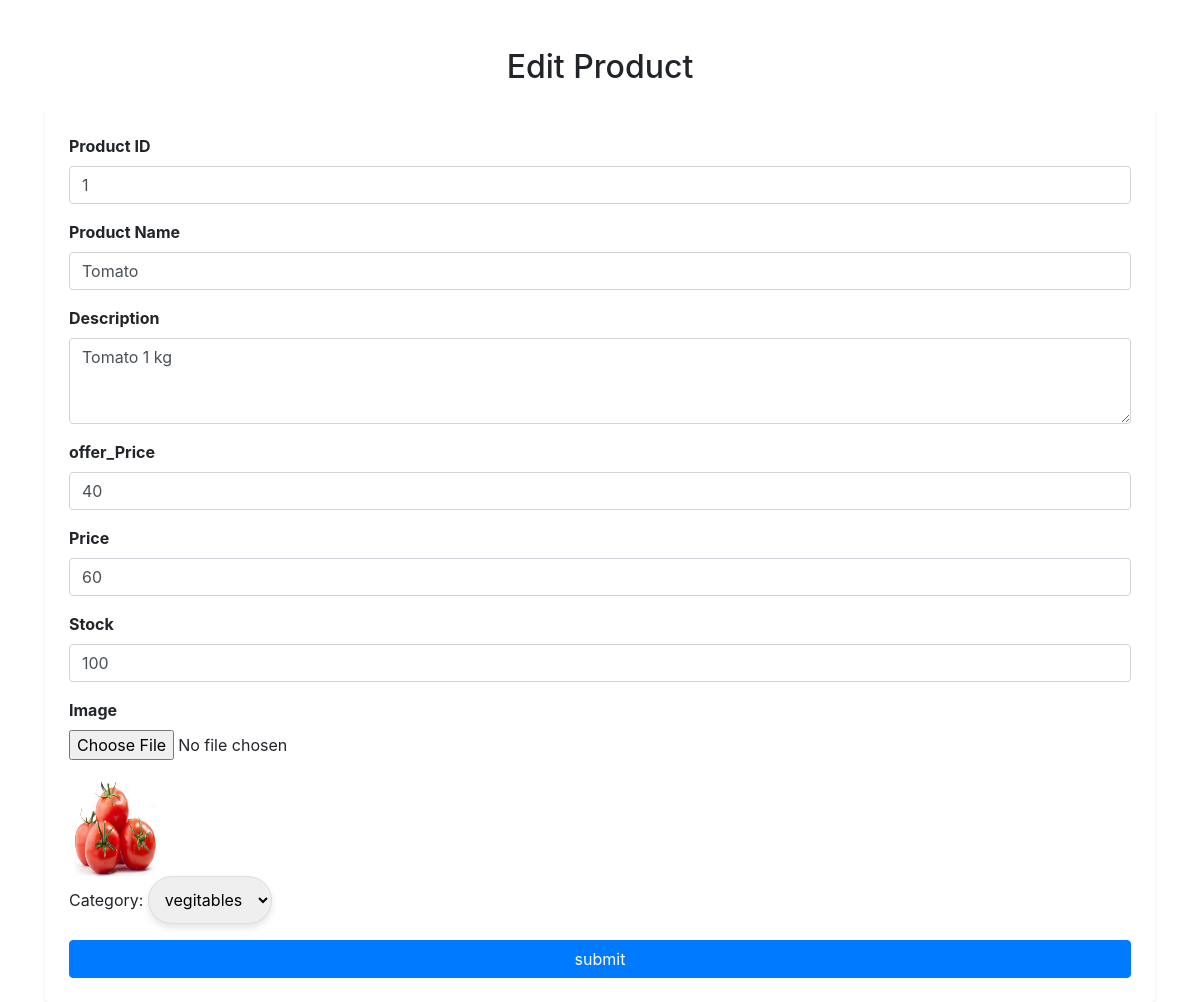
/editproduct/1, run on the app's committed database.
### gm_app/models.py (models this page shows, shortened)
class Product(models.Model):
    pid=models.TextField()
    name=models.TextField()
    dis=models.TextField()
    offer_price=models.IntegerField()
    price=models.IntegerField()
    stock=models.IntegerField()
    category=models.ForeignKey(Category,on_delete=models.CASCADE)
    img=models.FileField()

class Category(models.Model):
    Category_name=models.TextField()

### gm_app/views.py (the view)
# urls.py: path('editproduct/<pid>',views.editproduct),
def editproduct(req,pid) :
        if req.method=='POST':
            proid=req.POST['proid']
            name=req.POST['name']
            dis=req.POST['dis']
            offer_price=req.POST['offer_price']
            price=req.POST['price']
            stock=req.POST['stock']
            file=req.FILES.get('img')
            if file:
                Product.objects.filter(pk=pid).update(pid=proid,name=name,dis=dis,offer_price=offer_price,price=price,stock=stock)
                data=Product.objects.get(pk=pid)
                data.img=file
                data.save()
            else:
                Product.objects.filter(pk=pid).update(pid=proid,name=name,dis=dis,offer_price=offer_price,price=price,stock=stock)
            return redirect(shophome)
        else:
            data=Product.objects.get(pk=pid)
            cate=Category.objects.all()
            return render(req,'shop/edit.html',{'data':data,'cate':cate})

### templates/shop/edit.html (shortened to what this page needs)
<!DOCTYPE html>
 <html lang="en">
 <head>
     <link href="https://stackpath.bootstrapcdn.com/bootstrap/4.5.2/css/bootstrap.min.css" rel="stylesheet">
 </head>
 <body>
     <div class="container mt-5">
         <h2 class="text-center mb-4">Edit Product</h2>
         <form action="" method="post" class="p-4 shadow-sm bg-white rounded" enctype="multipart/form-data">
             <div class="form-group">
                 <label for="pid"><b>Product ID</b></label>
                 <input type="text" class="form-control" name="proid" id="pid" placeholder="Enter product ID" required value="{{data.pid}}">
             </div>
             <div class="form-group">
                 <label for="name"><b>Product Name</b></label>
                 <input type="text" class="form-control" name="name" id="name" placeholder="Enter product name" required value="{{data.name}}">
             </div>
             <div class="form-group">
                 <label for="dis"><b>Description</b></label>
                 <textarea class="form-control" name="dis" id="dis" rows="3" placeholder="Enter product description" required>{{data.dis}}</textarea>
             </div>
             <div class="form-group">
                <label for="offer_price"><b>offer_Price</b></label>
                <input type="number" class="form-control" name="offer_price" id="offer_price" placeholder="Enter offer_Price" required value="{{data.offer_price}}">
            </div>
             <div class="form-group">
                 <label for="price"><b>Price</b></label>
                 <input type="number" class="form-control" name="price" id="price" placeholder="Enter price" required value="{{data.price}}">
             </div>
             <div class="form-group">
                 <label for="stock"><b>Stock</b></label>
                 <input type="number" class="form-control" name="stock" id="stock" placeholder="Enter stock quantity" required value="{{data.stock}}">
             </div>
             <div class="form-group">
                 <label for="image"><b>Image</b></label>
                 <input type="file" class="form-control-file" name="img" id="image" >
             </div>
             <div>
                <img src="{{data.img.url}}" alt="" style="width: 100px; height: 100px;">
             </div>
             <div class="form-group">
                <label for="category">Category:</label>
                <select id="category" name="category" required style="border-radius: 30px; padding: 12px; box-shadow: 0 4px 6px rgba(0, 0, 0, 0.1); border: 1px solid #ddd;">
                    {% for category in cate %}
                    <option value="{{ category.pk }}" {% if category == data.category %}selected{% endif %}>
                        {{ category.Category_name }}
                    </option>
                    {% endfor %}
                </select>
            </div>
             <button type="submit" class="btn btn-primary btn-block">submit</button>
         </form>
     </div>
 </body>
 </html>

### data on the page
Product: proid "1", name "Tomato", dis "Tomato 1 kg", offer_price "40", price "60", stock "100", img (picture), category "vegitables"
